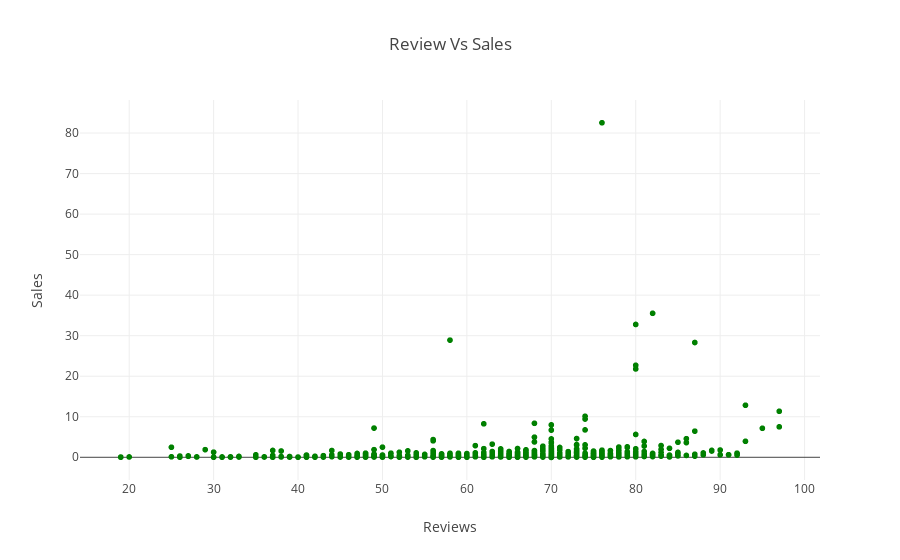

The cell this chart's notebook holds for it:
### Markdown cell above
Q: Take a look at how user and professional reviews affect sales for one popular platform (you choose). Build a scatter plot and calculate the correlation between reviews and sales. Draw conclusions.

### Code cell
#grouping the new df by a popular platform
pop_df = df[df['platform'] == 'Wii']
# buildeing a scatter plot
scatter = px.scatter(pop_df, x='critic_score', y='total_sales', title='Review Vs Sales', labels={
   'total_sales':'Sales', 'critic_score': 'Reviews'}, color_discrete_sequence=['green'] )
scatter

### Figure 1 — Plotly figure (JSON) as saved in the notebook; plotly's stock layout.template omitted (floating-point values rounded to 4 significant figures; data arrays with more than 128 entries replaced by an {"elided": "..."} marker saying what was removed)
{"data": [{"hovertemplate": "Reviews=%{x}<br>Sales=%{y}<extra></extra>", "legendgroup": "", "marker": {"color": "green", "symbol": "circle"}, "mode": "markers", "name": "", "showlegend": false, "type": "scattergl", "x": {"elided": "1320 int values"}, "xaxis": "x", "y": {"elided": "1320 float values"}, "yaxis": "y"}], "layout": {"legend": {"tracegroupgap": 0}, "title": {"text": "Review Vs Sales"}, "xaxis": {"anchor": "y", "domain": [0, 1], "title": {"text": "Reviews"}}, "yaxis": {"anchor": "x", "domain": [0, 1], "title": {"text": "Sales"}}}}
